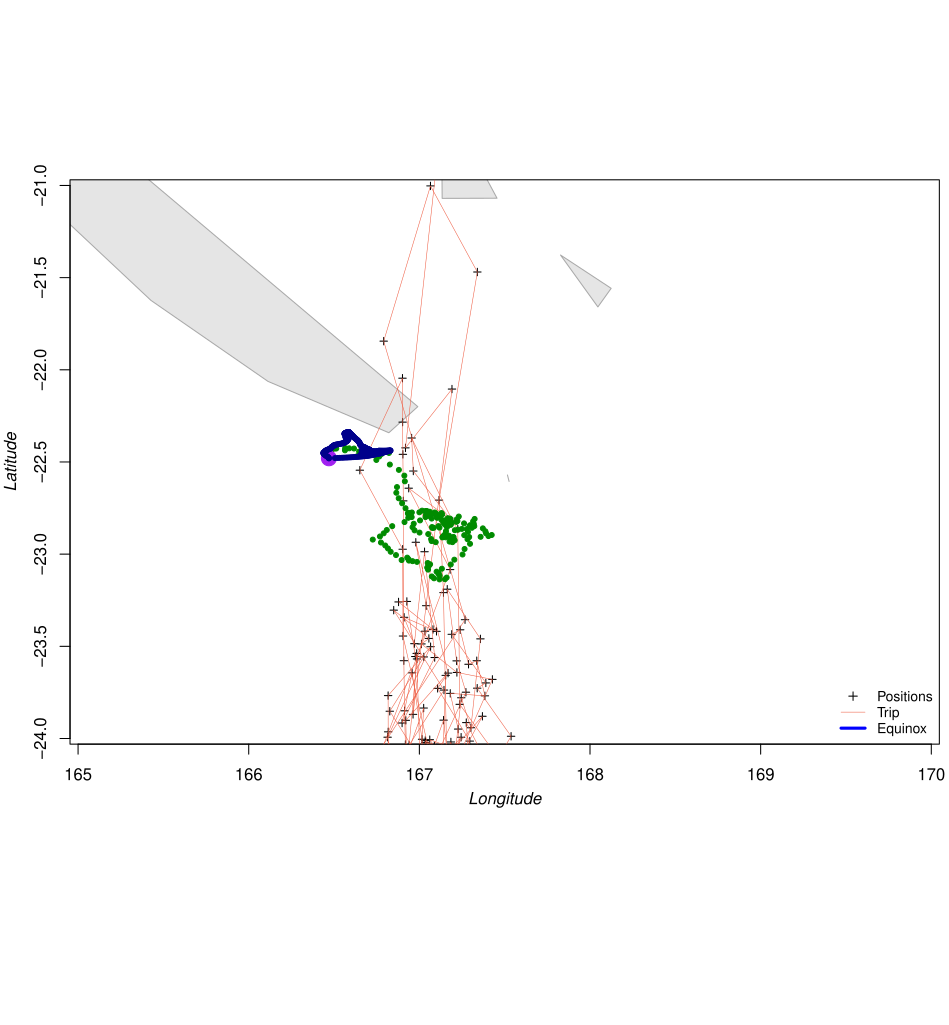

Here is the R script that generated this plot:
#=================================================================
# Libraries
#=================================================================
require(GeoLight)
require(fields)
source("C:/R/scripts/actiogram.r")

#=================================================================
# Functions
#=================================================================
{
# Thin time series to the specified sampling interval for actigram 
#-----------------------------------------------------------------
thin.ts <- function(dat, sample.freq){
  #nn = 1
  #while(length(nn) > 0) {
  tt <- with(dat, paste(year,"/",month,"/",day," ", hour, ":", min, ":", "00", sep=""))
  tt <- strptime(tt, "%Y/%m/%d %H:%M:%S")
  tt <- as.POSIXct(tt, tz="UTC")
  dat <- dat[order(tt),]
  tt <- difftime(c(tt[2:length(tt)],0), tt, units="secs")
  dat <- dat[-which(tt < sample.freq),]
  dat <- na.omit(dat)
  tt <- with(dat, paste(year,"/",month,"/",day," ", hour, ":", min, ":", "00", sep=""))
  tt <- strptime(tt, "%Y/%m/%d %H:%M:%S")
  tt <- as.POSIXct(tt, tz="UTC")
  dat <- dat[order(tt),]
  tt <- difftime(c(tt[2:length(tt)],0), tt, units="secs") 
  nn <- which(tt < sample.freq)
  print(nn)
  #}
  return(dat)
}

# Local threshold level
#-------------------------
find.threshold <- function(dat, zlim=NULL, deep.end=NULL, binsize=NULL){ 
  # Recommended values for depth: 0-500 meters, 10 m bin, don't go deeper than 200 m
  if (is.null(zlim)){
     zlim <- range(na.omit(dat))
	 deep.end <- zlim[2] * 0.6
	 binsize <- zlim[2] * 0.02
	 zlim[1] = 0
  }
  hh <- hist(dat, breaks=seq(zlim[1],zlim[2],binsize), plot = FALSE) 
  hh$counts[which(hh$counts==0)]<- NA # remove zero counts
  ii <- which(hh$counts<=quantile(na.omit(hh$counts),probs = seq(0, 1, 0.05))[6]) # 25%
  ti <- hh$breaks[ii]
  ti <- subset(ti, ti <= deep.end)
  ti <- mean(subset(ti, ti > 10))
  return(ti)
}

daily.threshold <- function(look, zlim=NULL, deep.end=NULL, binsize=NULL){
  thz = NULL
  for (j in 1:nrow(look$z)){
    thz = c(thz, find.threshold(look$z[j,], zlim, deep.end, binsize))
  }
  return(thz)
}

# Find times according the threshold of the day
#----------------------------------------------
find.times <- function(dat, xx, threshold, smooth.level=0.01, dif = 0.01, showplot=T, ...){
 sp <- seq(0,48,length.out=2880) 
 lo <- loess(dat~xx, span=smooth.level)
 # Look for the difference between the loess fit and the threshold
 md <- as.vector(abs(predict(lo, sp)-threshold))
 aa <- quantile(na.omit(md),probs = seq(0, 1, dif))[[2]] 
 # %difference between smoothed curve and threshold
 jj <- which(md < aa)
 jk <- which(diff(jj)>10)+1  # successive time points have to be far enough apart
 ss <- c(jj[1],jj[jk]) # should yield 4 points over 48 hours
 fx <- 2880/length(dat)  # rescale the index back to the original sampling freq
 ss <- round(ss/ fx)
 if (showplot){
   plot(dat, ...)
   lines(predict(lo), col=4, lwd=2)
   abline(h=threshold, col=2, lwd=2)
   points(x=ss,y=rep(threshold,length(ss)), pch=20, col="green",cex=1.5)
 }
 # Data for 1-min time series
 dd <- data.frame(sp, predict(lo, sp)); names(dd) <- c("dhr","val")
 return(list(ss=ss,tdat=dd))
}

get.times <- function(mydat, xx, threshold, smooth.level, dif = 0.01, rows=NULL, showplot=T, txt=NULL){
  timess <- data.frame(NA,NA,NA,NA,NA,NA,NA)
  names(timess) <- c("day","n","smooth","t1","t2","t3","t4")
  smoothts <- data.frame(NA,NA,NA)
  names(smoothts) <- c("day","dhr","val")
  if (is.null(rows)) {rows <- 1:nrow(mydat)}
  for (j in rows){
    if (!showplot) print(j)  
    dat <- mydat[j,]
    tss <- find.times(dat, xx, threshold[j], smooth.level, dif, showplot, main = ifelse(is.null(txt),j,txt[j]))
	tdat <- data.frame(j, tss$tdat); names(tdat) <- c("day","dhr","val")
	smoothts <- rbind(smoothts, tdat)
	tss <- tss$ss
	pad <- -888
    if (length(tss)<4) pad <- rep(-999,4-length(tss))
    tss2 <- c(j, length(tss), smooth.level, tss)
	if (pad==-999) tss2 <- c(tss2, pad)
	tss2[which(tss2==-999)] <- NA
    timess <- rbind(timess,tss2)
    Sys.sleep(2)
  }
  return(list(tss=timess[-1,],smts=smoothts[-1,]))
}

smooth.times <- function(myt, smooth.level=0, delta=0.05){
  ki <- which(myt$n>4)
  while (length(ki)>0)
  {
   smooth.level = smooth.level + delta
   ki <- which(myt$n>4)
   if (length(ki)==0) break
   kj <- myt$day[ki]
   print(paste("Working on smoothing level: ", smooth.level))
   myt2 <- get.times(look$z[kj,],a1$y,thz[kj],smooth.level,showplot=F,txt = kj)
   myt2$day <- kj
   myt[ki,] <- myt2
  }
  return(myt)
}

# Handle special cases with mixed-up order, 3 or 2 timestamps
#------------------------------------------------------------
shift.times <- function(myt){
  # Look at the whole block, anything from 2-4 timestamps
  ii <- c(abs(diff(myt$t1)),0)
  ii <- which(ii > max(ii) * 0.75) # different from the rest
  ia <- ii[seq(1,length(ii),2)]+1
  ib <- ii[seq(2,length(ii),2)]
  # special case when the indices can't pair up
  if (length(ib)<length(ia)) ib <- c(ib, nrow(myt))
  for (ij in 1:length(ia)) {myt[ia[ij]:ib[ij],] <- myt[ia[ij]:ib[ij],c(1:3,5:7,4)]}
  # Only 3/2 timestamps
  ka <- c(which(myt$n==2),which(myt$n==3))
  if (length(ka)>0) {
    qt <- quantile(myt$t1)[3] + 120 # in minutes
    ia <- intersect(ka, which(myt$t1 > qt))
	myt[ia,5:7] <- myt[ia,4:6]
	myt[ia,4] <- NA
  }
  return(myt)
}

# Turn decimal hours back to dates
#---------------------------------
get.dates <- function(dates,dhr){
  ss <- date.mdy(dates)
  ss <- with(ss, paste(year,"/",month,"/",day, sep=""))
  ss <- as.POSIXct(strptime(ss, "%Y/%m/%d"), tz="UTC") + dhr*60*60 # this addition is in seconds
  return(ss)
}

# Generate sunrise sunset times
#--------------------------------------------------
sun.times <- function(act,look, myt, type=c(1,2)){
  ihr <-  ncol(look$z)/48 # Re-scale to decimal hours
  myt[,4:7] <- myt[,4:7]/ ihr
  xx = act$x[1]
  lx = pretty(act$x)[1]*1.002
  with(act,image.plot(x=x,y=y,z=z, col=terrain.colors(128))); box()
  with(myt, lines(day+xx, t1, lwd=2))
  text(lx, myt$t1[1]+1, paste("Time 1", ifelse(type[1]==1,"Sunrise","Sunset")), cex = .8)
  with(myt, lines(day+xx, t2, lwd=2))
  text(lx, myt$t2[1]+1, paste("Time 2", ifelse(type[2]==1,"Sunrise","Sunset")), cex = .8)
  with(myt, lines(day+xx, t3, lwd=2))
  text(lx, myt$t3[1]+1, paste("Time 3", ifelse(type[1]==1,"Sunrise","Sunset")), cex = .8)
  with(myt, lines(day+xx, t4, lwd=2))
  text(lx, myt$t4[1]+1, paste("Time 4", ifelse(type[2]==1,"Sunrise","Sunset")), cex = .8)
  
  # Average out the 4 times into 2 times, i.e. times of sunrise and sunset
  Sys.setenv(TZ='UTC')
  s1 <- sort(c(get.dates(act$x,myt$t1),get.dates(act$x,myt$t3)))
  s2 <- sort(c(get.dates(act$x,myt$t2),get.dates(act$x,myt$t4)))
  s1 <- data.frame(substring(as.character(s1),1,10),s1); names(s1) <- c("date","ds")
  s2 <- data.frame(substring(as.character(s2),1,10),s2); names(s2) <- c("date","ds")
  ss1 <- aggregate(s1$ds, by = list(s1$date), FUN="mean")$x
  ss2 <- aggregate(s2$ds, by = list(s2$date), FUN="mean")$x

  # Have to manually decide whether time series is sunrise times (1) or sunset times (2)
  ss1 <- data.frame(type[1],ss1); names(ss1) <- c("type","date")
  ss2 <- data.frame(type[2],ss2); names(ss2) <- c("type","date")
  tss <- rbind(ss2,ss1)
  tss <- tss[order(tss$date),]
  tss <- with(tss,data.frame(as.numeric(substring(date,1,4)),as.numeric(substring(date,6,7)),as.numeric(substring(date,9,10)),type,date))
  names(tss) <- c("year","month","day","type","date")
  return(tss)
}

# Threshold method with GeoLight
#--------------------------------------------------
threshold.method <- function(tss,start.xy=NULL,ee=-6){
  idat <- data.frame(tss$date, 1, tss$type)
  names(idat) <- c("tFirst","tSecond","type")
  idat$tSecond <- c(idat$tFirst[-1],NA)
  nn <- nrow(idat)-2
  idat <- idat[1:nn,]
  if (!is.null(start.xy)) ee <- with(idat,getElevation(tFirst,tSecond,type,start.xy))
  xy <- with(idat, coord(tFirst,tSecond,type,ee))
  lx = range(na.omit(xy[,1])) 
  ly = range(na.omit(xy[,2]))
  lx[1] = lx[1] - diff(lx)*0.5
  lx[2] = lx[2] + diff(lx)*0.5
  tripMap(xy, xlim=lx, ylim=ly)
  return(xy)
}

# Format input for KF suite
#----------------------------------------------------------------
make.trackfile <- function(tss, xy, start.xy, end.xy, lon.offset=360){
  nn <- nrow(tss)-2
  track <- cbind(tss[seq(1,nn,2),c(3,2,1)],xy[seq(1,nn,2),])
  names(track)[c(4,5)] <- c("lon","lat")
  track$lon <- track$lon+lon.offset
  track[1,c(4,5)] <- start.xy
  track <- rbind(track,track[nrow(track),])
  track[nrow(track),c(4,5)] <- end.xy
  return(track)
}

}

#=================================================================
# Data 
#=================================================================

## Example 1
#- - - - - - - 
# Borrowing the mooring dataset from "trackit" package
data(mooring, package='trackit')
dat = mooring

# Specify sampling frequency in seconds and the variable to use
sample.freq = 60
zvar="light"
# Start and end points, 0-360 lon! 
start.xy = c(166.47,-22.48)
end.xy = c(166.47,-22.48)

## Example 2
#- - - - - - -
# mdat <- read.csv(url('http://www.soest.hawaii.edu/pfrp/elec.tagdata/224_20.csv'))
# mdat <- read.csv(url('http://www.soest.hawaii.edu/pfrp/elec.tagdata/219_40.csv'))
# mdat <- read.csv(url('http://www.soest.hawaii.edu/pfrp/elec.tagdata/218_60.csv'))
# names(mdat) <- tolower(names(mdat))
# dat <- with(mdat, data.frame(1998, as.numeric(substring(date,1,2)),as.numeric(substring(date,4,5)),
                  # as.numeric(substring(time,1,2)),as.numeric(substring(time,4,5)),0, 
				  # depth, light.level, external.temperature))
# names(dat) <- c("year","month","day","hour","min","sec","depth","light","temp")
# dat$year[min(which(mdat$date=='01/01')):nrow(dat)] <- 1999
# dat <- na.omit(dat)
# dat$depth[which(dat$depth<0)] <- 0

# # source("C:\\R\\scripts\\sorttrack.R")
# # dat <- sort.track(dat)
# # dat <- dat[16000:310000,]

# # dat$ds <- as.POSIXct(strptime(with(dat, paste(year,"/",month,"/",day," ", hour, ":", min, ":", "00", sep="")), "%Y/%m/%d %H:%M:%S"), tz="UTC")
# # gdat <-  with(dat, twilightCalc(ds,light,ask=F))

# Specify sampling frequency in seconds and the variable to use
sample.freq = 60
zvar="light"
# Start and end points, 0-360 lon! 
start.xy = c(360-166.7,24)
end.xy = start.xy

## Example 3
#- - - - - - -
data(hoopoe1)
hoopoe1$ds <- as.character(hoopoe1$datetime)
dat <- with(hoopoe1, data.frame(as.numeric(substring(ds,1,4)), as.numeric(substring(ds,6,7)), as.numeric(substring(ds,9,10)), as.numeric(substring(ds,12,13)),as.numeric(substring(ds,15,16)),0, 0, light,0))
names(dat) <- c('year','month','day','hour','min','sec','depth','light','temp')
sample.freq = 600
zvar="light"

xy <- with(hoopoe2, coord(tFirst,tSecond,type,degElevation=-5.95))
tripMap(coord,xlim=c(-20,20),ylim=c(5,50))
hoopoe2$ds <- as.character(hoopoe2$tFirst)
track <- with(hoopoe2, data.frame(as.numeric(substring(ds,1,4)), as.numeric(substring(ds,6,7)), as.numeric(substring(ds,9,10)), as.numeric(substring(ds,12,13)),as.numeric(substring(ds,15,16)),0, xy[,1],xy[,2]))
names(track) <- c('year','month','day','hour','min','sec','lon','lat')
# Thin track
track <- na.omit(track[seq(1,nrow(track),2),])
# Shift track lon by 180 for kf stuff to work
track$lon <- track$lon+180
kf <- kftrack(track[,c(3,2,1,7,8)])
points(kf$most.prob.track[,1]-180,kf$most.prob.track[,2], pch=20, col="green")

## Example 4
# GTOPP tuna data
#- - - - - - - - -
library(trackit)
source("C:\\R\\scripts\\trimit.r")
dat <- read.csv("P:\\PUBLIC\\TOPP\\5103508LO01A1016DC.csv")
track <- data.frame(dat[,c(8:13,3,4,6)])
names(track) <- c('year','month','day','hour','min','sec','depth','light','temp')
track <- two.layer.depth.corr(track)

start.xy = c(-75.01227,34.848465)
end.xy = c(13.31,40.74)
sample.freq = 120
zvar="light"

scroll(track)
prep.track<-prepit(track[seq(1,nrow(track),4),], 
                   fix.first=c(360-75.01227,34.848465,2003,1,20,12,0,0),
                   fix.last=c(15.93495,37.5197,2004,10,30,0,0,0), scan=T)
#pt2 <- .trimit(prep.track)
fit <- trackit(prep.track)

#=================================================================
# Workflow
#=================================================================

# 1. Build an actigram
a1 <- actigram(dat,"dat", sample.freq, mytitle="", mylabel="", zvar=zvar, saveplot=F)

# 2. Smooth an actigram
# dx or dy, the smaller the number, the larger the smoothing; while for theta, larger = more smoothing
look <- image.smooth(a1$z, theta=2.5, dy=200, dx = 0.5)
# Other tricks - run two.layer.depth.corr from trackit

# For hoopoe
look <- image.smooth(a1$z, theta=2.5, dy=10, dx = 1)
thz <- daily.threshold(look)
ii <- which(is.nan(thz)==T)
thz[ii] <- mean(thz[-ii]) # Fill gaps
myt <- get.times(mydat=look$z,xx=a1$y,threshold=thz,smooth.level=0.01,showplot=T)
myt0 <- myt
myt <- myt$tss
tss <- sun.times(a1, look, myt, type=c(1,2))
xy <- threshold.method(tss,ee=-5.95) # elevation angle from paper/ calibrated known pos.

# For blocker
thz = NULL
for (j in 1:nrow(look$z)){
  #print(j)
  thz = c(thz, find.threshold(look$z[j,], zlim, deep.end, binsize))
}
myt <- get.times(mydat=look$z,xx=a1$y,threshold=thz,smooth.level=0.05,showplot=T)
myt[which(myt$t1>300),]=myt[which(myt$t1>300),c(1:3,7,4:6)]
tss <- sun.times(a1, look, myt, type=c(1,2))
xy <- threshold.method(tss)
xy1 <- xy; xy1[,1] <- xy1[,1]-5*15
xy1 = xy1[1:1327,] 
tripMap(xy1,xlim=c(-100,20),ylim=c(10,60))
points(start.xy[1], start.xy[2], pch=25, cex=2, bg="green")
points(end.xy[1], end.xy[2], pch=24, cex=2, bg="red")
lof = 200
loc = 230 # max(track$lon)
start.xy = c(-75.01227+lof,34.848465)
end.xy = c(13.31+lof,40.74)
track <- make.trackfile(tss[1:nrow(xy1),], xy1, start.xy, end.xy, lon.offset=lof)

source("C:\\R\\scripts\\get-reynolds.R")
sst.path<-get.reynolds(track[,c(3,2,1)],0,360,18,50,minus180=T,offsetx=lof,offset.cutoff=loc)

source("C:\\R\\scripts\\dailysst.R")
dat2 <- data.frame(dat[,c(8:13,3,4,6)])
names(dat2) <- c('year','month','day','hour','min','sec','depth','light','temp')
sst <- daily.sst(dat2, 10)
track$sst <- NA
track$ds <- with(track, paste(year,month,day,sep="-"))
sst$ds <- with(sst, paste(year,month,day,sep="-"))
track$sst <- sst$sst[match(track$ds,sst$ds)]

track$lat[which(track$lat < -20)] <- NA
track$lat[which(track$lat > 50)] <- NA
track$count <- as.numeric(is.na(track$lon)) + as.numeric(is.na(track$lat)) + as.numeric(is.na(track$sst))
track <- track[-which(track$count > 1), 1:6]
# take out a row suspicious lon
track <- track[-which(track$lon<120),]

library(kftrack)
kf <- kftrack(na.omit(track[,1:5]), bx.a=F)
library(ukfsst)
source("C:\\R\\scripts\\guess.R")
ii <- guess(track[1:6] , 200)
ii[3] <- 1200
kk = as.vector(kf$est) 
ii = c(kk[c(1:5)],0,kk[c(6:7)],1,kk[c(8:9)],300)
fit<-kfsst(track, theta.init=ii, theta.active=c(1,1,1,0,0,0,1,1,1,1,1,0))

library(sp)
sxy = SpatialPoints(cbind(fit$most.prob.track[,1]-lof,fit$most.prob.track[,2]))
tripMap(sxy,xlim=c(-100,20),ylim=c(10,60))
start.xy = c(-75.01227,34.848465)
end.xy = c(13.31,40.74)
points(start.xy[1], start.xy[2], pch=25, cex=2, bg="green")
points(end.xy[1], end.xy[2], pch=24, cex=2, bg="red")

# Optional. Check smoothing
# x11(9,6); par(mfrow=c(1,2),mar=c(3,3,1,1))
# with(a1,image.plot(x=x,y=y,z=z, col=terrain.colors(128))); box()
# image.plot(x=a1$x,y=a1$y,z=look$z, col=terrain.colors(128)); box()

# 3. Generate daily threshold
thz <- daily.threshold(look)

# 4. Obtain hour stamps when the threshold has been crossed
# Do the first pass using the least amount of smoothing (0.01).
# Smoothing is used to reduce the influence of sudden dives/ changes
myt <- get.times(mydat=look$z,xx=a1$y,threshold=thz,smooth.level=0.01,showplot=T)

# 5. Smooth until at have <=4 timestamps
myt0 <- myt
myt <- myt$tss
myt <- smooth.times(myt)

# 5b. Optional. Check the timepoints
# par(mfrow=c(2,2)); plot(myt$t1); plot(myt$t2); plot(myt$t3); plot(myt$t4)
# 5c. Try shift mis-ordered timepoints
# myt <- shift.times(myt)

# 6. Get the sunrise/ sunset times
# Check the "type" for sunrise (1) and sunset (2) 
tss <- sun.times(a1, look, myt, type=c(2,1))

# 7. Good old threshold method with GeoLight
xy <- threshold.method(tss) # degElevation = -8.6 for Example 2
# 7a. Show the mooring location
points(start.xy[1], start.xy[2], pch=25, cex=2, bg="green")

# 8. Construct track for input for kftrack
track <- make.trackfile(tss, xy, start.xy, end.xy, lon.offset=0)

#9. Run a simple fit
require(kftrack)
kf <- kftrack(na.omit(track))
points(kf$most.prob.track, pch=20, col="purple")
# 9a. Run again without outliers
track$lat[which(track$lat > -20)] <- NA
kf <- kftrack(na.omit(track))
points(kf$most.prob.track, pch=20, col="hotpink")
